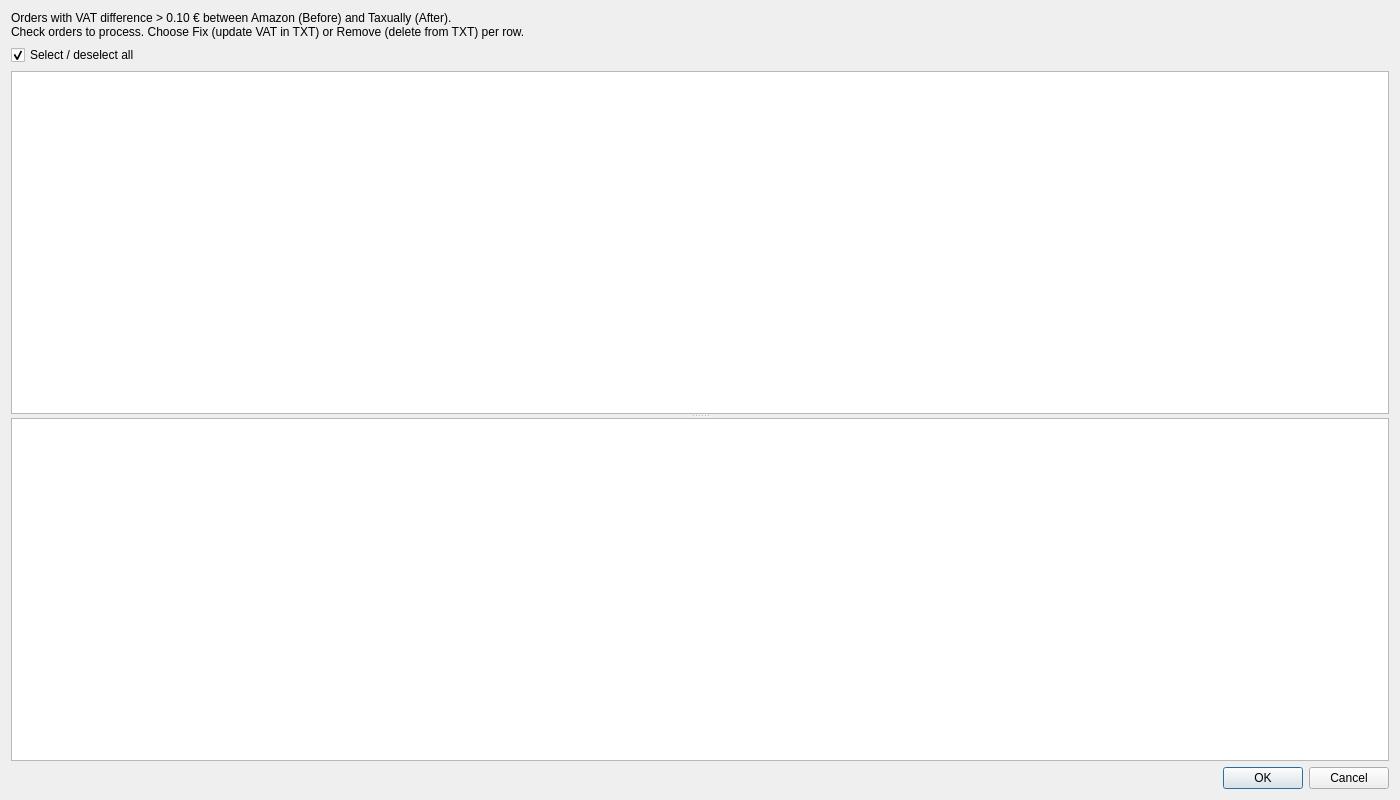
<?xml version="1.0" encoding="UTF-8"?>
<ui version="4.0">
 <class>DialogValidOrders</class>
 <widget class="QDialog" name="DialogValidOrders">
  <property name="geometry">
   <rect>
    <x>0</x>
    <y>0</y>
    <width>1400</width>
    <height>800</height>
   </rect>
  </property>
  <property name="windowTitle">
   <string>VAT Discrepancies — Review &amp; Fix</string>
  </property>
  <layout class="QVBoxLayout" name="verticalLayout">
   <item>
    <widget class="QLabel" name="labelInfo">
     <property name="text">
      <string>Orders with VAT difference &gt; 0.10 € between Amazon (Before) and Taxually (After).
Check orders to process. Choose Fix (update VAT in TXT) or Remove (delete from TXT) per row.</string>
     </property>
     <property name="wordWrap">
      <bool>true</bool>
     </property>
    </widget>
   </item>
   <item>
    <layout class="QHBoxLayout" name="horizontalLayoutTop">
     <item>
      <widget class="QCheckBox" name="checkBoxSelectAll">
       <property name="text">
        <string>Select / deselect all</string>
       </property>
       <property name="checked">
        <bool>true</bool>
       </property>
      </widget>
     </item>
     <item>
      <spacer name="horizontalSpacer">
       <property name="orientation">
        <enum>Qt::Orientation::Horizontal</enum>
       </property>
       <property name="sizeHint" stdset="0">
        <size>
         <width>40</width>
         <height>20</height>
        </size>
       </property>
      </spacer>
     </item>
     <item>
      <widget class="QLabel" name="labelCount">
       <property name="text">
        <string/>
       </property>
      </widget>
     </item>
    </layout>
   </item>
   <item>
    <widget class="QSplitter" name="splitter">
     <property name="orientation">
      <enum>Qt::Orientation::Vertical</enum>
     </property>
     <widget class="QTableView" name="tableView">
      <property name="sortingEnabled">
       <bool>true</bool>
      </property>
      <property name="selectionBehavior">
       <enum>QAbstractItemView::SelectionBehavior::SelectRows</enum>
      </property>
     </widget>
     <widget class="QTableView" name="tableViewSummary">
      <property name="selectionBehavior">
       <enum>QAbstractItemView::SelectionBehavior::SelectRows</enum>
      </property>
     </widget>
    </widget>
   </item>
   <item>
    <widget class="QDialogButtonBox" name="buttonBox">
     <property name="orientation">
      <enum>Qt::Orientation::Horizontal</enum>
     </property>
     <property name="standardButtons">
      <set>QDialogButtonBox::StandardButton::Cancel|QDialogButtonBox::StandardButton::Ok</set>
     </property>
    </widget>
   </item>
  </layout>
 </widget>
 <resources/>
 <connections>
  <connection>
   <sender>buttonBox</sender>
   <signal>accepted()</signal>
   <receiver>DialogValidOrders</receiver>
   <slot>accept()</slot>
   <hints>
    <hint type="sourcelabel">
     <x>248</x>
     <y>254</y>
    </hint>
    <hint type="destinationlabel">
     <x>157</x>
     <y>274</y>
    </hint>
   </hints>
  </connection>
  <connection>
   <sender>buttonBox</sender>
   <signal>rejected()</signal>
   <receiver>DialogValidOrders</receiver>
   <slot>reject()</slot>
   <hints>
    <hint type="sourcelabel">
     <x>316</x>
     <y>260</y>
    </hint>
    <hint type="destinationlabel">
     <x>286</x>
     <y>274</y>
    </hint>
   </hints>
  </connection>
 </connections>
</ui>
